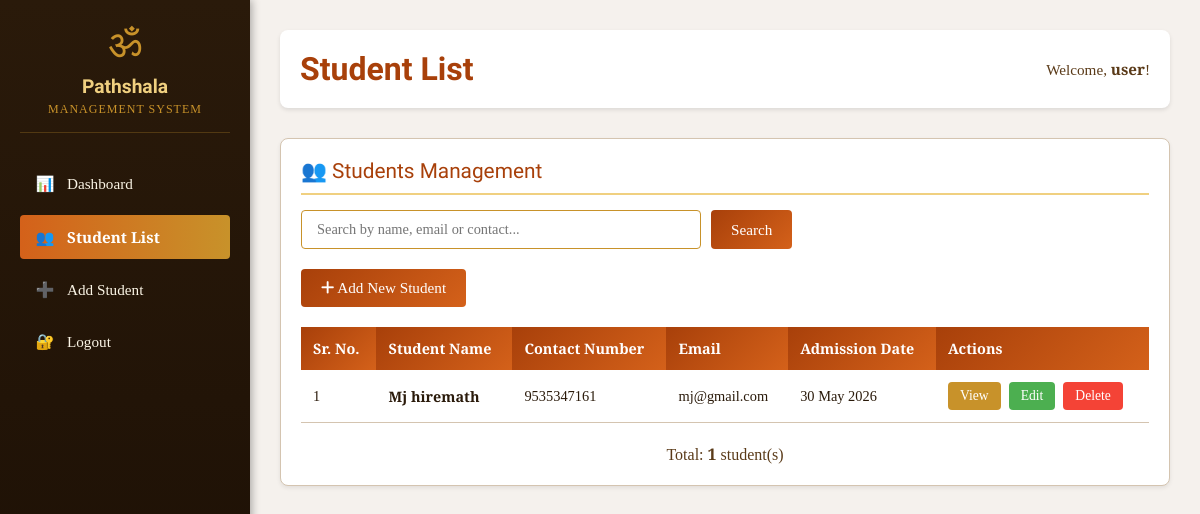
Page /students/ (signed in) on the earlier database version.
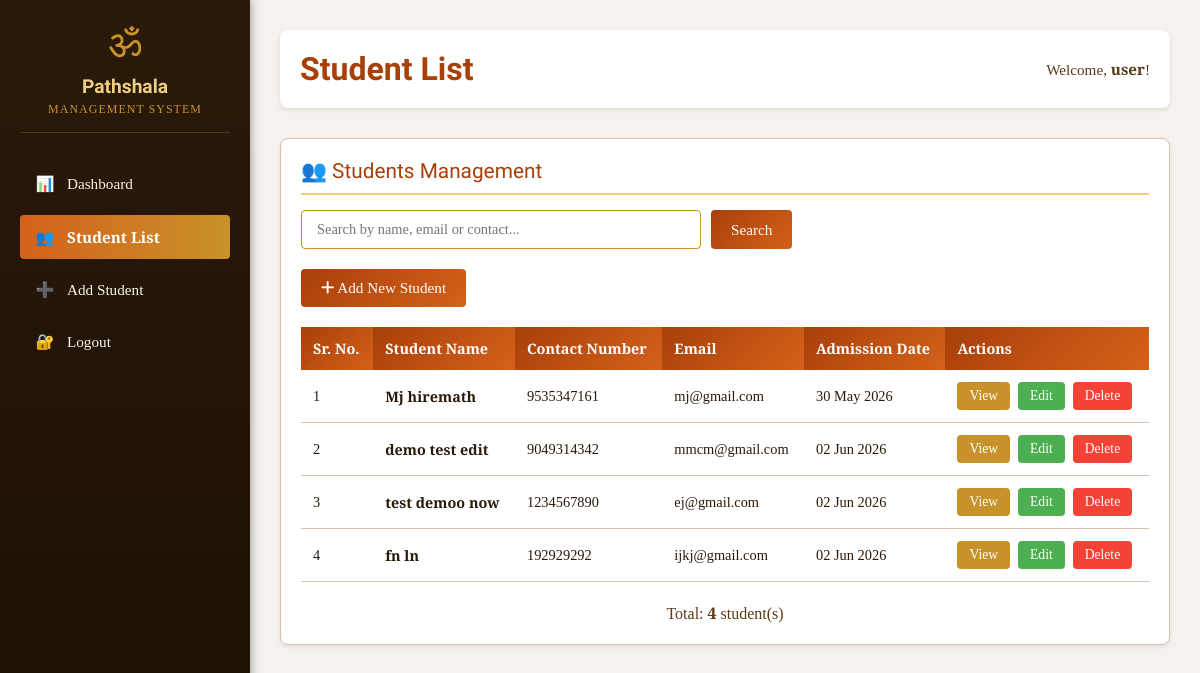
Same page on the later database version.
### application/models.py (models this page shows, shortened)
class Student(models.Model):
    BLOOD_GROUP_CHOICES = [
        ('A+', 'A+'),
        ('A-', 'A−'),
        ('B+', 'B+'),
        ('B-', 'B−'),
        ('O+', 'O+'),
        ('O-', 'O−'),
        ('AB+', 'AB+'),
        ('AB-', 'AB−'),
    ]
    SHIVA_DEEKSHA_CHOICES = [
        ('Yes', 'Yes'),
        ('No', 'No'),
    ]
    first_name = models.CharField(max_length=100)
    last_name = models.CharField(max_length=100)
    date_of_birth = models.DateField()
    nationality = models.CharField(max_length=100, default='Indian')
    photo = models.ImageField(upload_to='student_photos/', null=True, blank=True)
    father_name = models.CharField(max_length=100)
    mother_name = models.CharField(max_length=100, blank=True)
    occupation = models.CharField(max_length=100, blank=True)
    contact_no = models.CharField(max_length=10)
    whatsapp_no = models.CharField(max_length=10, blank=True)
    email = models.EmailField(blank=True)
    address_line1 = models.CharField(max_length=255)
    address_line2 = models.CharField(max_length=255, blank=True)
    city = models.CharField(max_length=100)
    state = models.CharField(max_length=100)
    pin_code = models.CharField(max_length=10, blank=True)
    last_school = models.CharField(max_length=255, blank=True)
    last_class = models.CharField(max_length=50, blank=True)
    year_passing = models.CharField(max_length=4, blank=True)
    blood_group = models.CharField(max_length=10, choices=BLOOD_GROUP_CHOICES, blank=True)
    medical_conditions = models.TextField(blank=True)
    allergies = models.TextField(blank=True)
    shiva_deeksha = models.CharField(max_length=3, choices=SHIVA_DEEKSHA_CHOICES, default='No')
    declaration_accepted = models.BooleanField(default=False)
    admission_date = models.DateField(auto_now_add=True)
    class Meta:
        ordering = ['-admission_date']

### application/views.py (the view)
# urls.py: path('students/', views.student_list, name='student_list'),
@login_required(login_url='login')
def student_list(request):
    query = request.GET.get('search', '')
    students = Student.objects.order_by('admission_date', 'id')
    if query:
        students = students.filter(
            first_name__icontains=query
        ) | Student.objects.filter(
            last_name__icontains=query
        ) | Student.objects.filter(
            contact_no__icontains=query
        ) | Student.objects.filter(
            email__icontains=query
        )
    else:
        students = Student.objects.order_by('admission_date', 'id')
    context = {
        'students': students,
        'search_query': query,
    }
    return render(request, 'application/student_list.html', context)

### application/templates/application/student_list.html (shortened to what this page needs)
{% extends 'application/base.html' %}
{% block page_title %}Student List{% endblock %}
{% block content %}
    <div class="card">
        <div class="card-title">👥 Students Management</div>
        <div class="search-box">
            <form method="get" style="display: flex; gap: 10px;">
                <input type="text" name="search" placeholder="Search by name, email or contact..." value="{{ search_query }}">
                <button type="submit" class="btn btn-primary" style="width: auto;">Search</button>
            </form>
        </div>
        <div style="margin-bottom: 20px;">
            <a href="{% url 'student_add' %}" class="btn btn-primary">
                <i class="fas fa-plus"></i> Add New Student
            </a>
        </div>
        {% if students %}
            <div class="table-responsive">
                <table>
                    <thead>
                        <tr>
                            <th>Sr. No.</th>
                            <th>Student Name</th>
                            <th>Contact Number</th>
                            <th>Email</th>
                            <th>Admission Date</th>
                            <th>Actions</th>
                        </tr>
                    </thead>
                    <tbody>
                        {% for student in students %}
                            <tr>
                                <td>{{ forloop.counter }}</td>
                                <td>
                                    <strong>{{ student.first_name }} {{ student.last_name }}</strong>
                                </td>
                                <td>{{ student.contact_no }}</td>
                                <td>{{ student.email|default:"N/A" }}</td>
                                <td>{{ student.admission_date|date:"d M Y" }}</td>
                                <td>
                                    <div class="actions">
                                        <a href="{% url 'student_detail' student.id %}" class="btn btn-sm btn-view" title="View Details">View</a>
                                        <a href="{% url 'student_edit' student.id %}" class="btn btn-sm btn-edit" title="Edit Student">Edit</a>
                                        <a href="{% url 'student_delete' student.id %}" class="btn btn-sm btn-delete" title="Delete Student" onclick="return confirm('Are you sure?')">Delete</a>
                                    </div>
                                </td>
                            </tr>
                        {% endfor %}
                    </tbody>
                </table>
            </div>
            <div style="text-align: center; margin-top: 20px; color: var(--medium-brown);">
                Total: <strong>{{ students|length }}</strong> student(s)
            </div>
        {% endif %}
    </div>
{% endblock %}

Differences in the rows shown:
added Student: first_name "demo", last_name "test edit", contact_no "9049314342", email "mmcm@gmail.com", admission_date "02 Jun 2026"
added Student: first_name "test", last_name "demoo now", contact_no "1234567890", email "ej@gmail.com", admission_date "02 Jun 2026"
added Student: first_name "fn", last_name "ln", contact_no "192929292", email "ijkj@gmail.com", admission_date "02 Jun 2026"
Other differences:
{{ students|length }}: "1" → "4"
